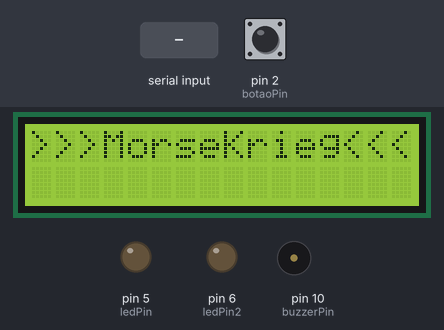
A sketch run on a simulated Arduino Uno, built with avr-gcc and run on an emulated ATmega328P. Shown: 16×2 character LCD, output pins drawn as LEDs (lit = HIGH), buzzer (waves = sounding). Inputs (shaded band) come from the test bench; at power-on: pin 2 (botaoPin) LOW. What the sketch prints to the serial monitor is not drawn.

Above: at 1.2 s.
1.3 s: "A" received over Serial
At 2.6 s:
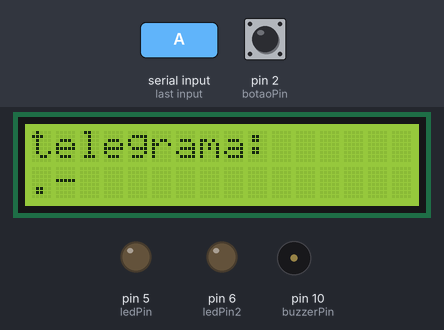
3.0 s: pin 2 (botaoPin) pulled HIGH for 0.15 s
At 3.9 s:
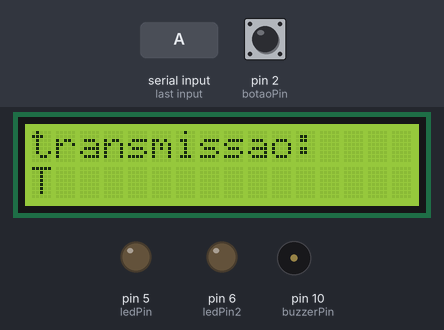
4.6 s: pin 2 (botaoPin) pulled HIGH for 1 s
At 6.2 s:
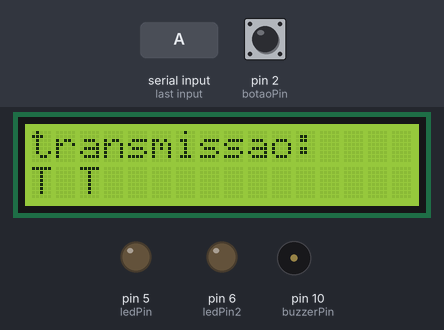
7.1 s: pin 2 (botaoPin) pulled HIGH for 0.15 s
At 8.1 s:
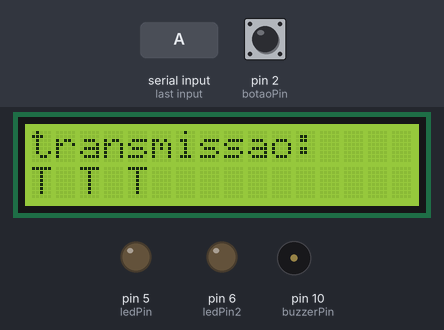
8.7 s: pin 2 (botaoPin) pulled HIGH for 3.2 s
At 12.4 s:
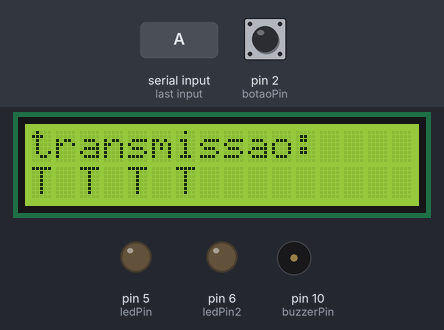
13.4 s: pin 2 (botaoPin) pulled HIGH for 0.15 s
At 14.3 s:
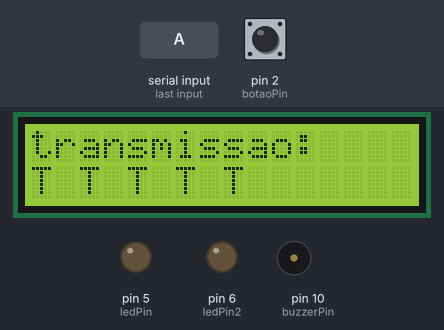
Timing chart, 0 to 16.0 s (numbered marks = the images above; inputs shaded):
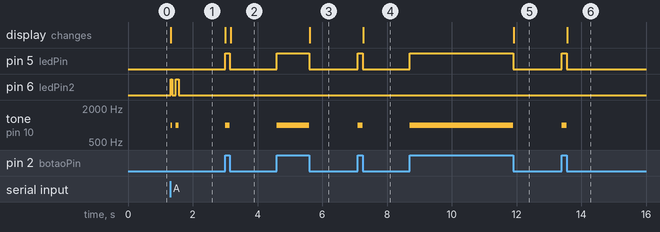

The sketch:

MorseKrieg.ino
```cpp
#include <Wire.h> //biblioteca para comunicação I2C
#include <Adafruit_LiquidCrystal.h> //biblioteca para controle do display LCD

//definição do LCD (endereço I2C 0x20, 16 colunas, 2 linhas)
Adafruit_LiquidCrystal lcd_1(0);

//definição dos pinos
const int botaoPin = 2;   //pino do botão
const int ledPin = 5;     //pino do LED (transmissão - Modo 1)
const int ledPin2 = 6;    //pino do LED (telegrama - Modo 2)
const int buzzerPin = 10; //pino do buzzer

//variáveis de controle
unsigned long tempoPressionado = 0;
unsigned long tempoInatividade = 0; //tempo de inatividade
bool botaoPressionado = false;
String mensagemMorse = "";
String palavra = "";

//tempo limite para determinar a inatividade
const int limiteInatividade = 150; //tempo inatividade para separar as letras

//sequência Morse para o comando de reset
const String comandoResetMorse = ".-.-."; //sequência Morse para reset

//função para converter código Morse para letras
String morseChar(String morseCode) {
  if (morseCode == ".-") return "A";
  if (morseCode == "-...") return "B";
  if (morseCode == "-.-.") return "C";
  if (morseCode == "-..") return "D";
  if (morseCode == ".") return "E";
  if (morseCode == "..-.") return "F";
  if (morseCode == "--.") return "G";
  if (morseCode == "....") return "H";
  if (morseCode == "..") return "I";
  if (morseCode == ".---") return "J";
  if (morseCode == "-.-") return "K";
  if (morseCode == ".-..") return "L";
  if (morseCode == "--") return "M";
  if (morseCode == "-.") return "N";
  if (morseCode == "---") return "O";
  if (morseCode == ".--.") return "P";
  if (morseCode == "--.-") return "Q";
  if (morseCode == ".-.") return "R";
  if (morseCode == "...") return "S";
  if (morseCode == "-") return "T";
  if (morseCode == "..-") return "U";
  if (morseCode == "...-") return "V";
  if (morseCode == ".--") return "W";
  if (morseCode == "-..-") return "X";
  if (morseCode == "-.--") return "Y";
  if (morseCode == "--..") return "Z";
  if (morseCode == "-----") return "0";
  if (morseCode == ".----") return "1";
  if (morseCode == "..---") return "2";
  if (morseCode == "...--") return "3";
  if (morseCode == "....-") return "4";
  if (morseCode == ".....") return "5";
  if (morseCode == "-....") return "6";
  if (morseCode == "--...") return "7";
  if (morseCode == "---..") return "8";
  if (morseCode == "----.") return "9";
  return "";
}

//função para converter letra em código Morse
String charMorse(char c) {
  switch (toupper(c)) {
    case 'A': return ".-";
    case 'B': return "-...";
    case 'C': return "-.-.";
    case 'D': return "-..";
    case 'E': return ".";
    case 'F': return "..-.";
    case 'G': return "--.";
    case 'H': return "....";
    case 'I': return "..";
    case 'J': return ".---";
    case 'K': return "-.-";
    case 'L': return ".-..";
    case 'M': return "--";
    case 'N': return "-.";
    case 'O': return "---";
    case 'P': return ".--.";
    case 'Q': return "--.-";
    case 'R': return ".-.";
    case 'S': return "...";
    case 'T': return "-";
    case 'U': return "..-";
    case 'V': return "...-";
    case 'W': return ".--";
    case 'X': return "-..-";
    case 'Y': return "-.--";
    case 'Z': return "--..";
    case '0': return "-----";
    case '1': return ".----";
    case '2': return "..---";
    case '3': return "...--";
    case '4': return "....-";
    case '5': return ".....";
    case '6': return "-....";
    case '7': return "--...";
    case '8': return "---..";
    case '9': return "----.";
    case ' ': return " ";
    default: return "";
  }
}

void setup() {
  pinMode(botaoPin, INPUT);
  pinMode(ledPin, OUTPUT);
  pinMode(ledPin2, OUTPUT);
  pinMode(buzzerPin, OUTPUT);
  Serial.begin(9600);
  lcd_1.begin(16, 2);
  lcd_1.setBacklight(1);
  lcd_1.print(">>>MorseKrieg<<<");
}

//variável para armazenar o código Morse acumulado
String morseAcumulado = "";

//variável de controle para saber se o espaço foi inserido
bool espacoInserido = false;

//variável para armazenar o modo atual
int modoAtual = -1; //inicia com um valor que não corresponde a nenhum modo

void reset() {
  //limpa as variáveis e o display
  mensagemMorse = "";
  palavra = "";
  morseAcumulado = "";
  espacoInserido = false;
  lcd_1.clear();
  lcd_1.setCursor(0, 0);
  lcd_1.print("  >>>+Reset<<<  ");
  Serial.println("Fim da linha.");
  delay(1000);
  lcd_1.clear();
  lcd_1.setCursor(0, 0);
  lcd_1.print(">>>MorseKrieg<<<");
}

//verificar o estado do botão e processar o Morse
void verificarBotao() {
    int leituraBotao = digitalRead(botaoPin); //lê o estado do botão (HIGH ou LOW)
    //MODO I (transmissão): entrada via botão
    if (leituraBotao == HIGH) {
        //se o modo atual não for o modo 1, muda para o modo 1
        if (modoAtual != 1) {
            lcd_1.clear(); //limpa a tela do LCD
            lcd_1.setCursor(0, 0); //posiciona o cursor no início da tela
            modoAtual = 1; //define o modo como 1
        }

        //se o botão ainda não foi pressionado, registra o tempo de pressionamento
        if (!botaoPressionado) {
            tempoPressionado = millis(); //registra o tempo de início da pressão do botão
            botaoPressionado = true; //marca que o botão foi pressionado
            tempoInatividade = millis(); //reseta o tempo de inatividade
        }

        digitalWrite(ledPin, HIGH); //acende o LED
        tone(buzzerPin, 1000); //emite um tom no buzzer
    } else {
        //se o botão não estiver pressionado (estado LOW)
        if (botaoPressionado) {
            unsigned long duracao = millis() - tempoPressionado; //calcula a duração do pressionamento do botão
            botaoPressionado = false; //marca que o botão foi solto
            digitalWrite(ledPin, LOW); //apaga o LED
            noTone(buzzerPin); //desliga o buzzer

            //se a duração for menor que 50ms, é um ponto (.), senão é um traço (-)
            mensagemMorse += (duracao < 50) ? "." : "-";
            Serial.print("Morse: "); //imprime a mensagem Morse no monitor serial
            Serial.println(mensagemMorse);
        }
    }
}

//processar e traduzir a mensagem Morse em letras
void processarLetra() {
    //se o tempo de inatividade for maior que o limite e houver mensagem Morse para processar
    if (millis() - tempoInatividade > limiteInatividade && mensagemMorse.length() > 0) {
        String letra = morseChar(mensagemMorse); //converte a mensagem Morse para a letra correspondente
        if (letra != "") { //se a letra for válida
            palavra += letra; //adiciona a letra à palavra atual
            lcd_1.setCursor(0, 0);
            lcd_1.print("transmissao:"); //exibe "transmissao:" no LCD
            lcd_1.setCursor(0, 1);
            lcd_1.print(palavra); //exibe a palavra no LCD
            if (palavra.length() > 16) lcd_1.scrollDisplayLeft();  // Se a palavra for maior que 16 caracteres, faz a rolagem da tela
            Serial.print("Chave: "); //imprime a letra traduzida no monitor serial
            Serial.println(letra);
        }
        mensagemMorse = ""; //limpa a mensagem Morse após processar
        tempoInatividade = millis(); //reseta o tempo de inatividade
        espacoInserido = false; //reseta o indicador de espaço inserido
    }
}

//processar e adicionar um espaço entre palavras
void processarPalavra() {
    //se o tempo de inatividade for maior que o dobro do limite e a palavra não tiver um espaço no final
    if (millis() - tempoInatividade > 2 * limiteInatividade && palavra.length() > 0 && !espacoInserido) {
        palavra += " "; //adiciona um espaço ao final da palavra
        lcd_1.setCursor(0, 0);
        lcd_1.print("transmissao:"); //exibe "transmissao:" no LCD
        lcd_1.setCursor(0, 1);
        lcd_1.print(palavra); //exibe a palavra com o espaço no LCD
        Serial.print("Recado: "); //imprime a palavra no monitor serial
        Serial.println(palavra);
        espacoInserido = true; //marca que o espaço foi inserido
        mensagemMorse = ""; //limpa a mensagem Morse após o espaço
        tempoInatividade = millis(); //reseta o tempo de inatividade
    }
}

//verificar e realizar o reset se a mensagem Morse for igual ao comando de reset
void verificarReset() {
    if (mensagemMorse == comandoResetMorse) { //se a mensagem Morse for o comando de reset
        reset(); //realiza o reset do sistema
        mensagemMorse = ""; //limpa a mensagem Morse
    }
}

//processar entrada serial e converter caracteres para Morse
void processarEntradaSerial() {
    //MODO II (telegrama): entrada manual via Serial
    if (Serial.available()) { //se houver dados disponíveis na porta serial
        char caractere = Serial.read(); //lê o caractere da entrada serial
        String codigoMorse = charMorse(caractere); //converte o caractere para o código Morse correspondente

        //se o modo atual não for o modo 2, muda para o modo 2
        if (modoAtual != 2) {
            lcd_1.clear(); //limpa a tela do LCD
            lcd_1.setCursor(0, 0); //posiciona o cursor no início da tela
            modoAtual = 2; //define o modo como 2
        }

        //se o código Morse for válido
        if (codigoMorse != "") {
            Serial.print(caractere); //imprime o caractere no monitor serial
            Serial.print(" -> ");
            Serial.println(codigoMorse); //imprime o código Morse no monitor serial

            //adiciona o código Morse acumulado à variável morseAcumulado
            if (morseAcumulado.length() > 0) morseAcumulado += " ";
            morseAcumulado += codigoMorse;

            lcd_1.setCursor(0, 0);
            lcd_1.print("telegrama:"); //exibe "telegrama:" no LCD
            lcd_1.setCursor(0, 1);
            lcd_1.print(morseAcumulado); //exibe o código Morse acumulado no LCD
            if (morseAcumulado.length() > 16) lcd_1.scrollDisplayLeft();  // Se o código for muito longo, rola a tela

            //envia os sinais Morse para o LED e buzzer
            for (int i = 0; i < codigoMorse.length(); i++) {
                digitalWrite(ledPin2, HIGH); //acende o LED
                tone(buzzerPin, 1000); //emite o tom no buzzer
                delay(codigoMorse[i] == '.' ? 50 : 100); //duração do ponto ou traço
                digitalWrite(ledPin2, LOW); //apaga o LED
                noTone(buzzerPin); //desliga o buzzer
                delay(100); //pausa entre os sinais
            }
        }
    }
}

void loop() {
    verificarBotao(); //verifica o botão e processa a entrada
    processarLetra(); //processa as letras baseadas no Morse recebido
    processarPalavra(); //processa as palavras (adicionando espaços)
    verificarReset(); //verifica se o comando de reset foi recebido
    processarEntradaSerial(); //processa os dados recebidos pela entrada serial
}
```

Measured:
- after the input at 1.3 s, pin 6 (ledPin2): alternates HIGH for 0.08 s and LOW for 0.10 s, 4 changes in all, then stays LOW, starting at once; tone on pin 10 (buzzerPin): alternates 1000 Hz for 0.08 s and silent for 0.10 s, 4 changes in all, then stays silent, starting at once; the display: changes at once (image 1)
- after the input at 3.0 s, pin 5 (ledPin): LOW → HIGH at once, → LOW 0.15 s later; tone on pin 10 (buzzerPin): silent → 1000 Hz at once, → silent 0.15 s later; the display: first changes at once (image 2 shows a later state)
- after the input at 4.6 s, pin 5 (ledPin): LOW → HIGH at once, → LOW 1.0 s later; tone on pin 10 (buzzerPin): silent → 1000 Hz at once, → silent 1.0 s later; the display: changes after 1.0 s (image 3)
- after the input at 7.1 s, pin 5 (ledPin): LOW → HIGH at once, → LOW 0.15 s later; tone on pin 10 (buzzerPin): silent → 1000 Hz at once, → silent 0.15 s later; the display: changes after 0.17 s (image 4)
- after the input at 8.7 s, pin 5 (ledPin): LOW → HIGH at once, → LOW 3.2 s later; tone on pin 10 (buzzerPin): silent → 1000 Hz at once, → silent 3.2 s later; the display: changes after 3.2 s (image 5)
- after the input at 13.4 s, pin 5 (ledPin): LOW → HIGH at once, → LOW 0.15 s later; tone on pin 10 (buzzerPin): silent → 1000 Hz at once, → silent 0.15 s later; the display: changes after 0.17 s (image 6)
